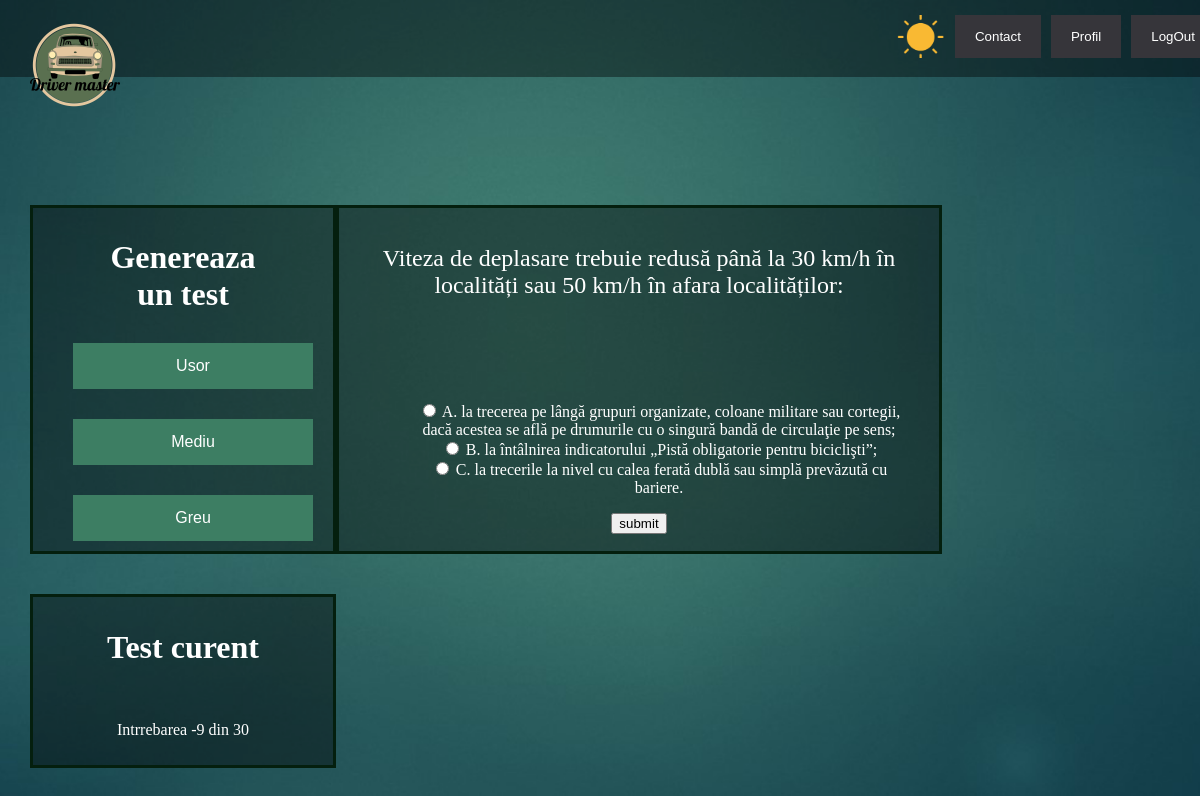
The page /question.php?n=1 on the database its author committed.
### tables this page shows
CREATE TABLE `questions` (
  `question_number` int(11) NOT NULL,
  `question` text NOT NULL
);

CREATE TABLE `choices` (
  `id` int(11) NOT NULL,
  `question_number` int(11) NOT NULL,
  `is_correct` tinyint(4) NOT NULL DEFAULT 0,
  `choice` text NOT NULL
);

### question.php (the view, shortened to what this page needs)
<?php include "database.php"; ?>
<?php
	$number = (int) $_GET['n'];
	$query = "select * from questions";
	$results = $mysqli->query($query) or die($mysqli->error.__LINE__);
	$total=$results->num_rows;
	$query = "select * from `questions` where question_number = $number";
	$result = $mysqli->query($query) or die($mysqli->error.__LINE__);
	$question = $result->fetch_assoc();
	$query = "select * from `choices` where question_number = $number";
	$choices = $mysqli->query($query) or die($mysqli->error.__LINE__);
 ?>
<!DOCTYPE html>
<html>
<head>
    <link rel="stylesheet" type="text/css" href="Page.css" />
    <link rel="stylesheet" type="text/css" href="style.css" />
</head>
<body>
    <header>
        <div class="logo">
            <form class="display" action="home.php" method="post">
                <button type="submit" style="width: auto;"></button>
            </form>
        </div>
        <div class="elm_right">
            <div class="day-nigth">
                <button onclick="myFunction()"></button>
            </div>
            <button onclick="document.getElementById('contact').style.display='block'" style="width:auto;">Contact</button>
            <button onclick="document.getElementById('profile').style.display='block'" style="width:auto;">Profil</button>
            <div class=logout>
                <form class="display" action="login.php" method="post">
                    <button type="submit" style="width:auto;">LogOut</button>
                </form>
            </div>
    </header>
      <main>
      <div class="quizzPage">
        <div class="Dificulty">
            <h1>Genereaza<br> un test</h1>
            <div>
                <form action="question.php?n=1" method="post" class="start"> <button type="submit">Usor</button> </form>
            </div>
            <div>
                <form action="question.php?n=11" method="post" class="start"> <button type="submit">Mediu</button> </form>
            </div>
            <div>
                <form action="question.php?n=21" method="post" class="start"> <button type="submit">Greu</button> </form>
            </div>
        </div>
        <div class="quizz">
            <div class="question">
                <?php echo $question['question'] ?>
            </div>
            <div class="answers">
                <form method="post" action="process.php">
                    <ul class="choices">
                        <?php while($row=$choices->fetch_assoc()): ?>
                        <li><input name="choice" type="radio" value="<?php echo $row['id']; ?>" />
                            <?php echo $row['choice']; ?>
                        </li>
                        <?php endwhile; ?>
                    </ul>
                    <input type="submit" value="submit" />
                </form>
            </div>
                        </div>
        <div class="curent_test">
            <h1>Test curent</h1><br>
            <p>Intrrebarea
                <?php echo ($number-10); ?> din
                <?php echo $total; ?>
            </p>
        </div>
    </div>
    </main>
  </body>
</html>

### page.css (style rules this page uses)
body { background: url(background.jpg) no-repeat center center fixed; -webkit-background-size: cover; -moz-background-size: cover; -o-background-size: cover; background-size: cover; color: rgb(255, 255, 255); font-family: Georgia, serif; height: 100%; margin: 0; width: 100%; }
header { padding: 15px 15px; background-color: rgb(0, 0, 0); background-color: rgba(0, 0, 0, 0.4); width: 100%; text-align: right; }
header div { display: inline-flex; }
button { background-color: rgb(54, 53, 58); color: white; padding: 14px 20px; border: none; cursor: pointer; width: 100%; margin-left: 10px; }
.quizzPage { display: table; flex-wrap: wrap; display: inline-flex; float: left; text-align: center; width: 100%; margin-left: 30px; margin-top: 50px; }
.quizz { border-style: solid; border-width: medium; border-color: rgb(4, 31, 14); background-color: rgb(0, 0, 0); background-color: rgba(0, 0, 0, 0.4); padding-top: 10px; padding-right: 30px; padding-bottom: 10px; padding-left: 30px; margin-top: 40px; width: 45%; }
.question { text-align: center; height: 140px; padding-top: 5%; font-size: 24px; }
.Dificulty, .curent_test { border-style: solid; border-width: medium; border-color: rgb(4, 31, 14); background-color: rgb(0, 0, 0); background-color: rgba(0, 0, 0, 0.4); padding-top: 10px; padding-right: 30px; padding-bottom: 10px; padding-left: 30px; margin-top: 40px; width: 20%; }
.Dificulty button { display: block; width: 100%; border: none; background-color: rgb(61, 126, 99); padding: 14px 28px; font-size: 16px; cursor: pointer; text-align: center; margin-top: 30px; }
.day-nigth button { background: url("day_icon.png") no-repeat center; cursor: pointer; padding: 14px 24px; background-size: 100%; }
header .logo { float: left; }
.logo button { background: url("logo.png") no-repeat center; cursor: pointer; padding: 50px 50px; background-size: 100%; margin-left: 10px; }

### style.css (style rules this page uses)
li { list-style: none; }
header { border-bottom: 3px solid #f4f4f4 solid; }
main { padding-bottom: 20px; }

### rows shown on the page
questions: question "Viteza de deplasare trebuie redusă până la 30 km/h în localități sau 50 km/h în afara localităților:"
choices: choice "A. la trecerea pe lângă grupuri organizate, coloane militare sau cortegii, dacă acestea se află pe drumurile cu o singură bandă de circulaţie pe sens;"
choices: choice "B. la întâlnirea indicatorului „Pistă obligatorie pentru biciclişti”;"
choices: choice "C. la trecerile la nivel cu calea ferată dublă sau simplă prevăzută cu bariere."

### other values the page prints
$number-10 "-9"
$total "30"
